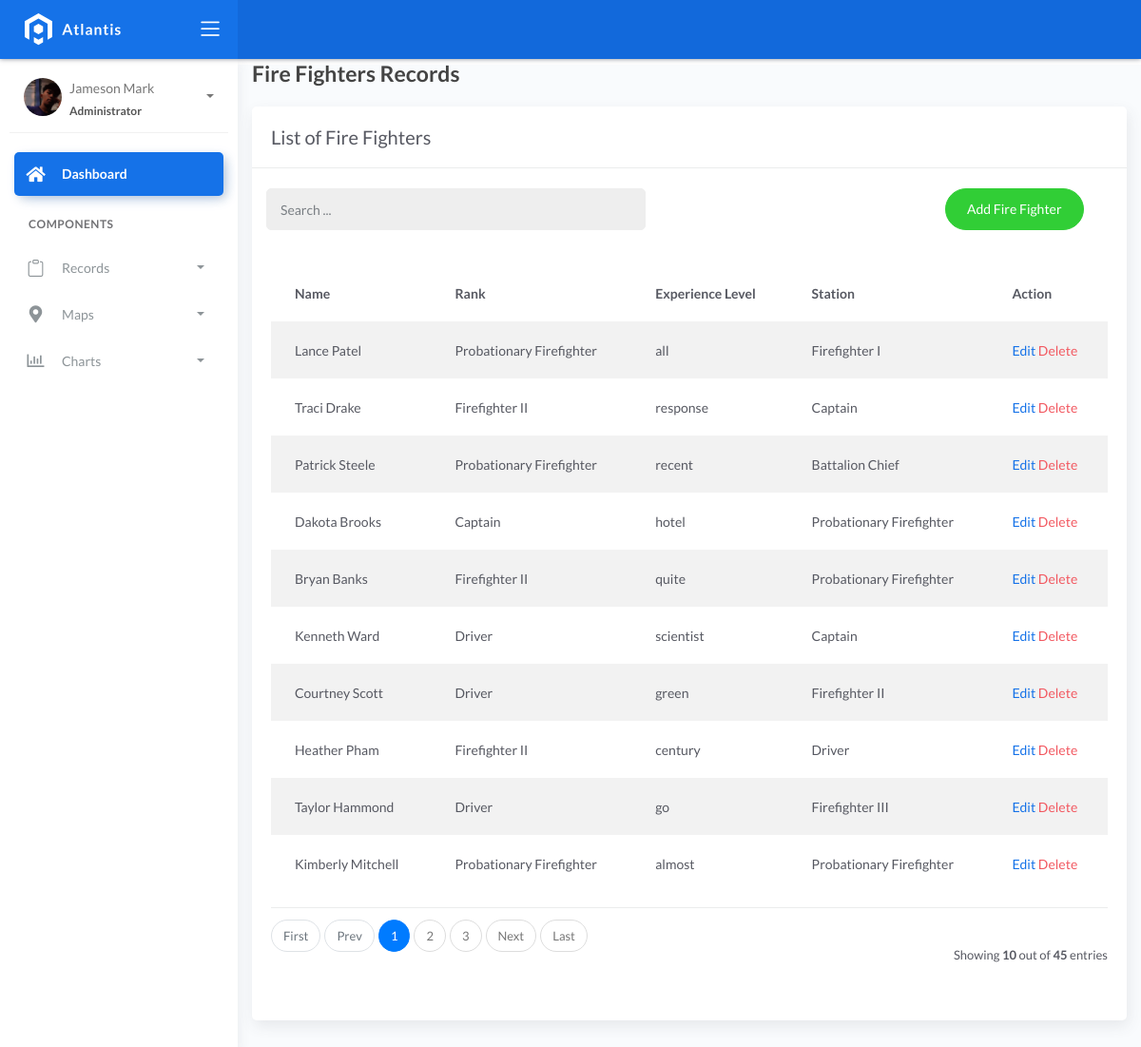
/firefighters/, run on the app's committed database.
### fire/models.py (models this page shows)
class BaseModel(models.Model):
    created_at = models.DateTimeField(auto_now_add=True, db_index=True)
    updated_at = models.DateTimeField(auto_now=True)
    class Meta:
        abstract = True

class Firefighters(BaseModel):
    XP_CHOICES = (
        ('Probationary Firefighter', 'Probationary Firefighter'),
        ('Firefighter I', 'Firefighter I'),
        ('Firefighter II', 'Firefighter II'),
        ('Firefighter III', 'Firefighter III'),
        ('Driver', 'Driver'),
        ('Captain', 'Captain'),
        ('Battalion Chief', 'Battalion Chief'),)
    name = models.CharField(max_length=150)
    rank = models.CharField(max_length=150)
    experience_level = models.CharField(max_length=150)
    station = models.CharField(
        max_length=45, null=True, blank=True, choices=XP_CHOICES)

### fire/views.py (the view)
# urls.py: path('firefighters/', firefighterListView.as_view(), name='fire-fighters'),
class firefighterListView(ListView):
    model = Firefighters
    template_name = 'fire_fighter.html'
    context_object_name = 'firefighters'
    success_url = reverse_lazy('fire-fighters')
    paginate_by = 10

### templates/fire_fighter.html (shortened to what this page needs)
{% extends 'base.html' %}
{% load static %}
{% block content %}
<div class="content">
    <div class="container-fluid">
        <h4 class="page-title">Fire Fighters Records</h4>
        <div class="row">
            <div class="col-md-12">
                <div class="card">
                    <div class="card-header">
                        <div class="card-title">List of Fire Fighters</div>
                    </div>
                    <br />
                        <div class="col-md-12 row">
                            <div class="col-md-6">
                                <form class="navbar-form nav-search mr-md-3" action="">
                                    <div class="input-group">
                                        <input type="text" placeholder="Search ..." class="form-control" name="q" />
                                        <div class="input-group-append">
                                            <span class="input-group-text">
                                            </span>
                                        </div>
                                    </div>
                                </form>
                            </div>
                            <div class="col-md-6">
                                <div class="pull-right">
                                    <a href="{% url 'fighter-add' %}" class="btn btn-success btn-rounded">Add Fire Fighter</a>
                                </div>
                            </div>
                        </div>
                    <div class="card-body">
                        <table class="table table-striped mt-3">
                            <thead>
                                <tr>
                                    <th>Name</th>
                                    <th>Rank</th>
                                    <th>Experience Level</th>
                                    <th>Station</th>
                                    <th>Action</th>
                                </tr>
                            </thead>
                                <tbody>
                                    {% for firefighter in firefighters %}
                                        <tr>
                                            <td>{{ firefighter.name }}</td>
                                            <td>{{ firefighter.rank }}</td>
                                            <td>{{ firefighter.experience_level }}</td>
                                            <td>{{ firefighter.station }}</td>
                                            <td>
                                                <a href="{% url 'fighter-update' firefighter.pk %}">Edit</a>
                                                <a href="{% url 'fighter-delete' firefighter.pk %}" class="text-danger">Delete</a>
                                            </td>
                                        </tr>
                                    {% endfor %}
                                </tbody>
                        </table>
                        {% include 'includes/pagination.html' %}
                    </div>
                </div>
            </div>
        </div>
    </div>
</div>
{% endblock %}

### data on the page
Firefighters: name "Lance Patel", rank "Probationary Firefighter", experience_level "all", station "Firefighter I"
Firefighters: name "Traci Drake", rank "Firefighter II", experience_level "response", station "Captain"
Firefighters: name "Patrick Steele", rank "Probationary Firefighter", experience_level "recent", station "Battalion Chief"
Firefighters: name "Dakota Brooks", rank "Captain", experience_level "hotel", station "Probationary Firefighter"
Firefighters: name "Bryan Banks", rank "Firefighter II", experience_level "quite", station "Probationary Firefighter"
Firefighters: name "Kenneth Ward", rank "Driver", experience_level "scientist", station "Captain"
Firefighters: name "Courtney Scott", rank "Driver", experience_level "green", station "Firefighter II"
Firefighters: name "Heather Pham", rank "Firefighter II", experience_level "century", station "Driver"
Firefighters: name "Taylor Hammond", rank "Driver", experience_level "go", station "Firefighter III"
Firefighters: name "Kimberly Mitchell", rank "Probationary Firefighter", experience_level "almost", station "Probationary Firefighter"

### other printed values
{{ page_num }} "1"
{{ page_num }} "2" "3"
{{ object_list.count }} "10"
{{ paginator.count }} "45"
